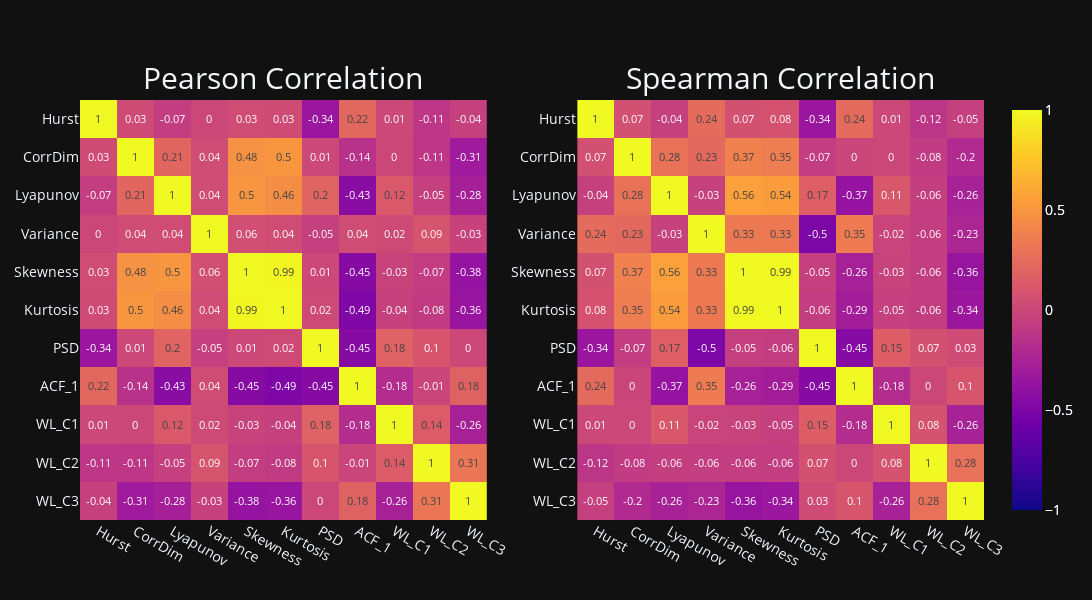

Notebook code for this chart:
### Code cell
data_tail = pd.read_parquet('Data/dataset_tail.parquet')
fun.heatmap(data_tail[data_tail.columns[6:]])
